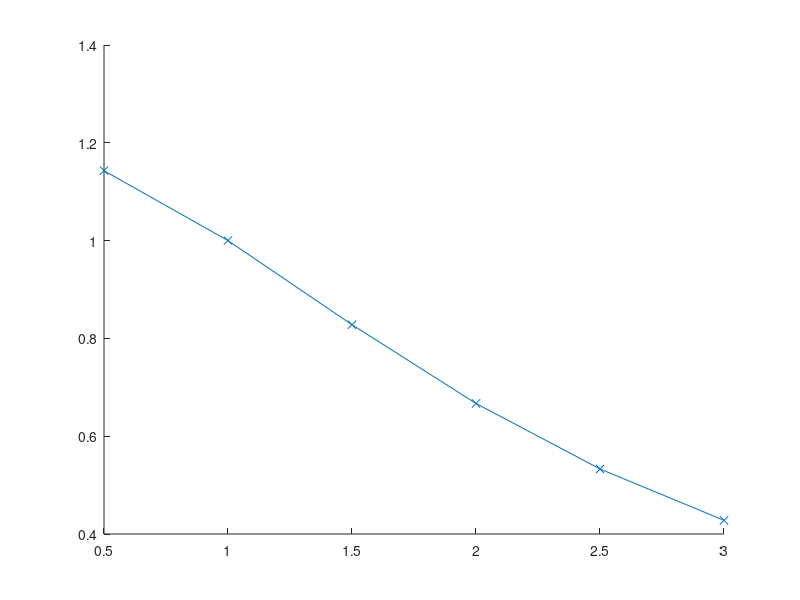

Reproduce this figure in MATLAB. (Note: this script raises an error after producing the figure.)
addpath(genpath('Functions'))

x = [0.5 1 1.5 2 2.5 3];
y = [1.143 1 0.828 0.667 0.533 0.428];

hold on
plot(x,y, '-x');

ynew = zeros(1, 6);
for i = 1:6
    ynew(i) = PolinomLagrange(x, y, x(i), 5);
end
plot(x, ynew, '-*');

ynew = zeros(1, 6);
for i = 1:6
    ynew(i) = PolinomNewton(x, y, x(i), 5);
end
plot(x, ynew, '-*');

legend('Sejati', 'Polinom Lagrange', 'Polinom Newton')
hold off